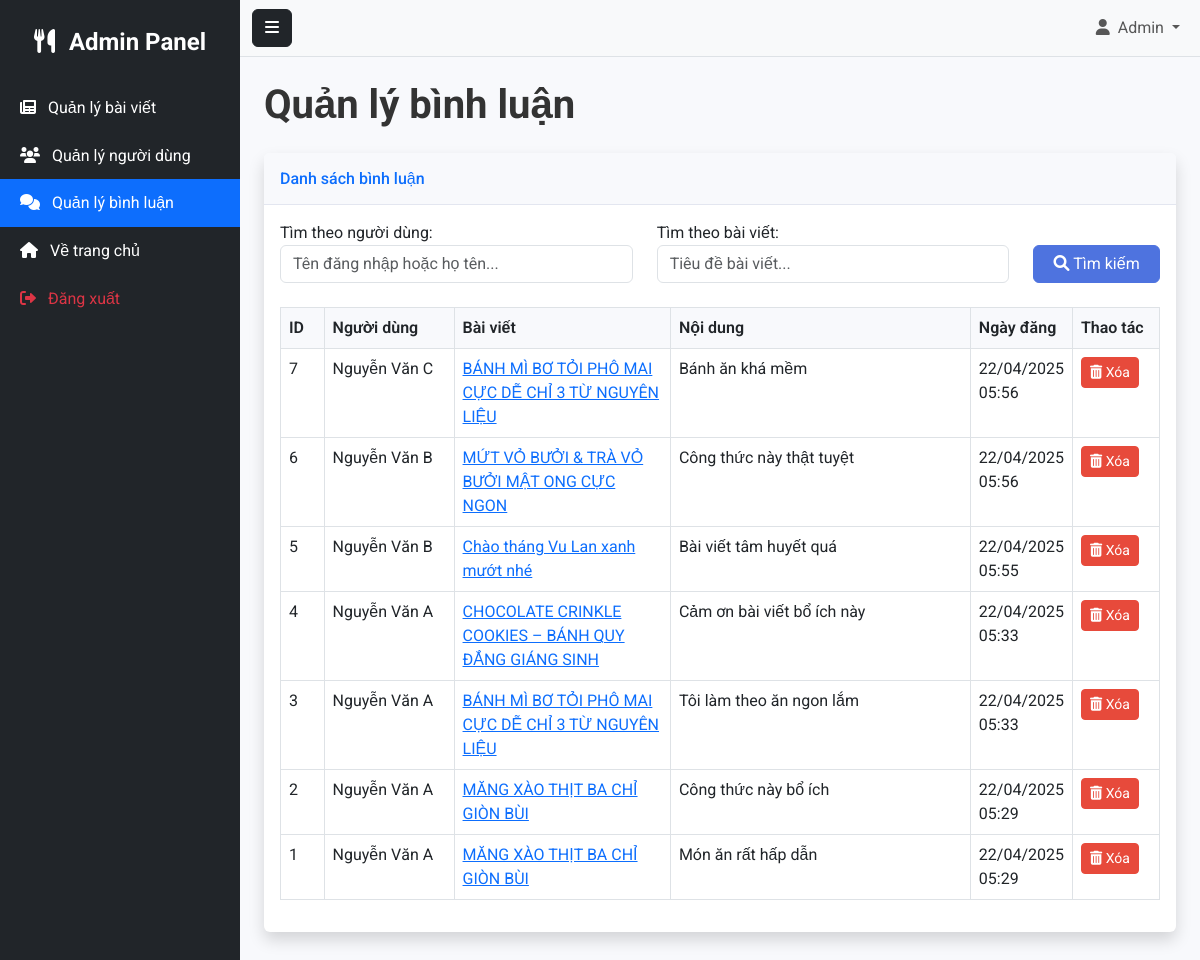
The app's page /admin/comments.php (signed in) with its own data.
### tables this page shows
CREATE TABLE `comments` (
  `id` int NOT NULL,
  `content` text NOT NULL,
  `user_id` int NOT NULL,
  `post_id` int NOT NULL,
  `created_at` timestamp NULL DEFAULT CURRENT_TIMESTAMP,
  `updated_at` timestamp NULL DEFAULT CURRENT_TIMESTAMP ON UPDATE CURRENT_TIMESTAMP
);

CREATE TABLE `users` (
  `id` int NOT NULL,
  `username` varchar(50) NOT NULL,
  `password` varchar(255) NOT NULL,
  `email` varchar(100) NOT NULL,
  `full_name` varchar(100) NOT NULL,
  `avatar` varchar(255) DEFAULT NULL,
  `bio` text,
  `role` enum('admin','user') DEFAULT 'user',
  `is_blocked` tinyint(1) DEFAULT '0',
  `created_at` timestamp NULL DEFAULT CURRENT_TIMESTAMP,
  `updated_at` timestamp NULL DEFAULT CURRENT_TIMESTAMP ON UPDATE CURRENT_TIMESTAMP
);

CREATE TABLE `posts` (
  `id` int NOT NULL,
  `title` varchar(255) NOT NULL,
  `slug` varchar(255) NOT NULL,
  `content` longtext NOT NULL,
  `thumbnail` varchar(255) NOT NULL,
  `user_id` int NOT NULL,
  `food_category_id` int NOT NULL,
  `post_type_id` int NOT NULL,
  `view_count` int DEFAULT '0',
  `is_featured` tinyint(1) DEFAULT '0',
  `created_at` timestamp NULL DEFAULT CURRENT_TIMESTAMP,
  `updated_at` timestamp NULL DEFAULT CURRENT_TIMESTAMP ON UPDATE CURRENT_TIMESTAMP
);

### config/database.php (called while the page is built, shortened)
<?php
class Database {
    private $host = DB_HOST;
    private $user = DB_USER;
    private $pass = DB_PASS;
    private $dbname = DB_NAME;
    private $conn;
    private $stmt;
    private $result;
    private $bindParams = [];
    private $bindTypes = '';
    public function __construct() {
        $this->conn = new mysqli($this->host, $this->user, $this->pass, $this->dbname);
        $this->conn->set_charset("utf8mb4");
    }
    public function query($query) {
        $this->bindParams = [];
        $this->bindTypes = '';
        $query = preg_replace('/:([a-zA-Z0-9_]+)/', '?', $query);
        $this->stmt = $this->conn->prepare($query);
        return true;
    }
    public function bind($param, $value, $type = null) {
        if (is_null($type)) {
            if (is_int($value)) {
                $type = 'i';
            } elseif (is_double($value) || is_float($value)) {
                $type = 'd';
            } elseif (is_string($value)) {
                $type = 's';
            } else {
                $type = 'b';
            }
        }
        $this->bindParams[] = $value;
        $this->bindTypes .= $type;
        return true;
    }
    public function execute() {
        if (!empty($this->bindParams)) {
            $params = [$this->bindTypes];
            for ($i = 0; $i < count($this->bindParams); $i++) {
                $params[] = &$this->bindParams[$i];
            }
            call_user_func_array([$this->stmt, 'bind_param'], $params);
        }
        $success = $this->stmt->execute();
        if ($success) {
            $this->result = $this->stmt->get_result();
        } else {
            $this->error = $this->stmt->error;
        }
        return $success;
    }
    public function getAll() {
        $this->execute();
        $results = [];
        while ($row = $this->result->fetch_assoc()) {
            $results[] = $row;
        }
        return $results;
    }
}

### includes/functions.php (called while the page is built, shortened)
<?php
function formatDate($date, $format = 'd/m/Y') {
    $dateObj = new DateTime($date);
    return $dateObj->format($format);
}

### admin/comments.php (the view, shortened to what this page needs)
<?php
require_once '../config/database.php';
require_once '../includes/functions.php';
$db = new Database();
$search_user = isset($_GET['search_user']) ? trim($_GET['search_user']) : '';
$search_post = isset($_GET['search_post']) ? trim($_GET['search_post']) : '';
$page = isset($_GET['page']) && is_numeric($_GET['page']) ? (int)$_GET['page'] : 1;
$limit = 10;
$offset = ($page - 1) * $limit;
$search_condition = '';
$db->query("SELECT COUNT(*) as total FROM comments c
           JOIN users u ON c.user_id = u.id
           JOIN posts p ON c.post_id = p.id" . $search_condition);
$sql = "SELECT c.*, u.username, u.full_name, p.title as post_title, p.slug as post_slug
        FROM comments c
        JOIN users u ON c.user_id = u.id
        JOIN posts p ON c.post_id = p.id" . $search_condition . "
        ORDER BY c.created_at DESC
        LIMIT :limit OFFSET :offset";
$db->query($sql);
$db->bind(':limit', $limit);
$db->bind(':offset', $offset);
$comments = $db->getAll();
include 'layouts/header.php';
?>
<div class="card shadow mb-4">
    <div class="card-header py-3 d-flex justify-content-between align-items-center">
        <h6 class="m-0 font-weight-bold text-primary">Danh sách bình luận</h6>
    </div>
    <div class="card-body">
        <form method="GET" action="" class="mb-4">
            <div class="row">
                <div class="col-md-5">
                    <div class="form-group">
                        <label for="search_user">Tìm theo người dùng:</label>
                        <input type="text" class="form-control" id="search_user" name="search_user" placeholder="Tên đăng nhập hoặc họ tên..." value="<?php echo htmlspecialchars($search_user); ?>">
                    </div>
                </div>
                <div class="col-md-5">
                    <div class="form-group">
                        <label for="search_post">Tìm theo bài viết:</label>
                        <input type="text" class="form-control" id="search_post" name="search_post" placeholder="Tiêu đề bài viết..." value="<?php echo htmlspecialchars($search_post); ?>">
                    </div>
                </div>
                <div class="col-md-2 d-flex align-items-end">
                    <div class="form-group w-100">
                        <button type="submit" class="btn btn-primary w-100">
                            <i class="fas fa-search"></i> Tìm kiếm
                        </button>
                    </div>
                </div>
            </div>
        </form>
        <div class="table-responsive">
            <table class="table table-bordered" width="100%" cellspacing="0">
                <thead>
                    <tr>
                        <th width="5%">ID</th>
                        <th width="15%">Người dùng</th>
                        <th width="25%">Bài viết</th>
                        <th width="35%">Nội dung</th>
                        <th width="10%">Ngày đăng</th>
                        <th width="10%">Thao tác</th>
                    </tr>
                </thead>
                <tbody>
                    <?php if (count($comments) > 0): ?>
                        <?php foreach ($comments as $comment): ?>
                            <tr>
                                <td><?php echo $comment['id']; ?></td>
                                <td><?php echo $comment['full_name']; ?></td>
                                <td>
                                    <a href="<?php echo SITE_URL . '/post/' . $comment['post_slug']; ?>" target="_blank">
                                        <?php echo $comment['post_title']; ?>
                                    </a>
                                </td>
                                <td><?php echo nl2br(htmlspecialchars(substr($comment['content'], 0, 150) . (strlen($comment['content']) > 150 ? '...' : ''))); ?></td>
                                <td><?php echo formatDate($comment['created_at'], 'd/m/Y H:i'); ?></td>
                                <td>
                                    <form method="POST" action="" class="d-inline">
                                        <button type="submit" name="delete_comment" class="btn btn-sm btn-danger" onclick="return confirm('Bạn có chắc chắn muốn xóa bình luận này?');">
                                            <i class="fas fa-trash-alt"></i> Xóa
                                        </button>
                                    </form>
                                </td>
                            </tr>
                        <?php endforeach; ?>
                    <?php else: ?>
                        <tr>
                            <td colspan="6" class="text-center">Không tìm thấy bình luận nào</td>
                        </tr>
                    <?php endif; ?>
                </tbody>
            </table>
        </div>
    </div>
</div>
<?php include 'layouts/footer.php'; ?>

### assets/css/admin-style.css (style rules this page uses)
body { font-family: 'Roboto', sans-serif; overflow-x: hidden; background-color: #f8f9fc; }
.card { box-shadow: 0 0.15rem 1.75rem 0 rgba(58, 59, 69, 0.15); border: none; }
.card-header { background-color: #f8f9fc; border-bottom: 1px solid #e3e6f0; }
.table-responsive { overflow-x: auto; }
.table th { background-color: #f8f9fc; font-weight: 600; }
.btn-primary { background-color: #4e73df; border-color: #4e73df; }
.btn-danger { background-color: #e74a3b; border-color: #e74a3b; }

### records on screen
comments: id "7", user.full_name "Nguyễn Văn C", post.title "BÁNH MÌ BƠ TỎI PHÔ MAI CỰC DỄ CHỈ 3 TỪ NGUYÊN LIỆU", content "Bánh ăn khá mềm", created_at "22/04/2025 05:56"
comments: id "6", user.full_name "Nguyễn Văn B", post.title "MỨT VỎ BƯỞI & TRÀ VỎ BƯỞI MẬT ONG CỰC NGON", content "Công thức này thật tuyệt", created_at "22/04/2025 05:56"
comments: id "5", user.full_name "Nguyễn Văn B", post.title "Chào tháng Vu Lan xanh mướt nhé", content "Bài viết tâm huyết quá", created_at "22/04/2025 05:55"
comments: id "4", user.full_name "Nguyễn Văn A", post.title "CHOCOLATE CRINKLE COOKIES – BÁNH QUY ĐẮNG GIÁNG SINH", content "Cảm ơn bài viết bổ ích này", created_at "22/04/2025 05:33"
comments: id "3", user.full_name "Nguyễn Văn A", post.title "BÁNH MÌ BƠ TỎI PHÔ MAI CỰC DỄ CHỈ 3 TỪ NGUYÊN LIỆU", content "Tôi làm theo ăn ngon lắm", created_at "22/04/2025 05:33"
comments: id "2", user.full_name "Nguyễn Văn A", post.title "MĂNG XÀO THỊT BA CHỈ GIÒN BÙI", content "Công thức này bổ ích", created_at "22/04/2025 05:29"
comments: id "1", user.full_name "Nguyễn Văn A", post.title "MĂNG XÀO THỊT BA CHỈ GIÒN BÙI", content "Món ăn rất hấp dẫn", created_at "22/04/2025 05:29"

### other values on screen
$_SESSION['full_name'] "Admin"
$page_title "Quản lý bình luận"
